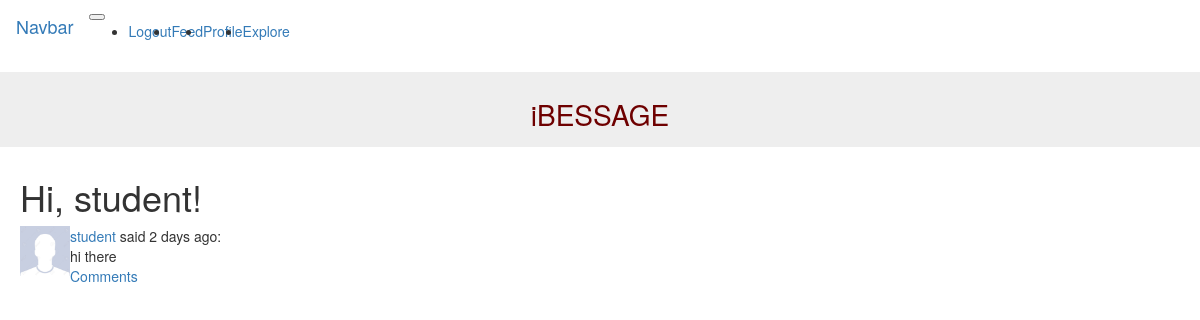
The page /explore (signed in) on the database as committed earlier.
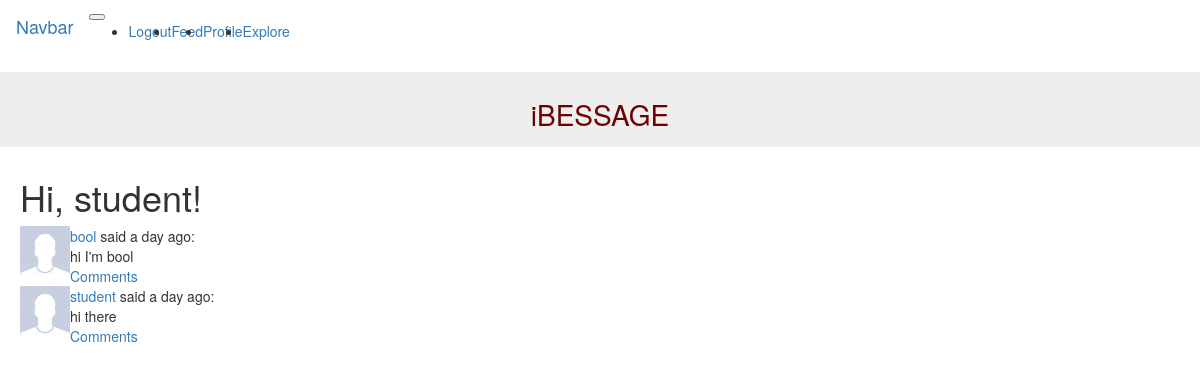
The same page on the database as committed later.
### app/models.py (models this page shows, shortened)
class User(UserMixin, db.Model):
    id = db.Column(db.Integer, primary_key=True)
    username = db.Column(db.String(64), index=True, unique=True)
    email = db.Column(db.String(120), index=True, unique=True)
    password_hash = db.Column(db.String(128))
    posts = db.relationship('Post', backref='author', lazy='dynamic')
    about_me = db.Column(db.String(140))
    last_seen = db.Column(db.DateTime, default=datetime.utcnow)
    followed = db.relationship(
        'User', secondary=followers,
        primaryjoin=(followers.c.follower_id == id),
        secondaryjoin=(followers.c.followed_id == id),
        backref=db.backref('followers', lazy='dynamic'), lazy='dynamic')

class Post(db.Model):
    id = db.Column(db.Integer, primary_key=True)
    body = db.Column(db.String(140))
    timestamp = db.Column(db.DateTime, index=True, default=datetime.utcnow)
    user_id = db.Column(db.Integer, db.ForeignKey('user.id'))

### app/routes.py (the view)
@app.route('/explore')
@login_required
def explore():
    posts = Post.query.order_by(Post.timestamp.desc()).all()
    return render_template('index.html', title='Explore', posts=posts)

### app/models.py (called while the page is built)
@login.user_loader
def load_user(id):
    return User.query.get(int(id))

### app/templates/index.html (shortened to what this page needs)
{% extends "base.html" %}
{% import 'bootstrap/wtf.html' as wtf %}
{% block appcontent %}
  <h1>Hi, {{ current_user.username }}!</h1>
  {% for post in posts %}
      {% include '_post.html' %}
  {% endfor %}
{% endblock %}

### app/templates/base.html (shortened to what this page needs)
{% extends 'bootstrap/base.html' %}
{% block styles %}
{{ super() }}
  <link rel="stylesheet" href="{{ url_for('static', filename='custom.css') }}" />
{% endblock %}
{% block navbar %}
<nav class="navbar navbar-expand-sm bg-dark navbar-dark">
  <a class="navbar-brand" href="#">Navbar</a>
  <button class="navbar-toggler" type="button" data-toggle="collapse" data-target="#collapsibleNavbar">
  </button>
  <div class="collapse navbar-collapse" id="collapsibleNavbar">
    <ul class="navbar-nav">
    {% if current_user.is_anonymous %}
      <li class="nav-item">
        <a class="nav-link" <a href="{{ url_for('login') }}">Login</a>
      </li>
      {% else %}
      <li class="nav-item">
        <a class="nav-link" href="{{ url_for('logout') }}">Logout</a>
      </li>
      <li class="nav-item">
        <a class="nav-link" href="{{ url_for('index') }}">Feed</a>
      </li>
      <li class="nav-item">
        <a class="nav-link" href="{{ url_for('profile') }}">Profile</a>
      </li>
      <li class="nav-item">
        <a href="{{ url_for('explore') }}">Explore</a>
      </li>
      {% endif %}
    </ul>
  </div>
</nav>
{% endblock %}
{% block content %}
  <div class="jumbotron text-center">
    <h1>iBESSAGE</h1>
  </div>
<div class="appcontent">
{% block appcontent %}{% endblock %}
{% endblock %}

### app/templates/_post.html
<table>
    <tr valign="top">
        <td><img src="/static/avatar.jpg" width="50" height="50"></td>
        <td>
          <a href="{{ url_for('user', username=post.author.username) }}">
              {{ post.author.username }}
          </a>
            said {{ moment(post.timestamp).fromNow() }}:
                <br>
                {{ post.body }}
                <br>
                <a href="{{ url_for('comments', post_id=post.id) }}"> Comments </a>
        </td>
    </tr>
</table>

### app/static/custom.css (style rules this page uses)
.appcontent { padding-left: 20px; }
nav { padding-left: 0px; }

Rows that differ between the two databases and show on the page:
added Post: author.username "bool", timestamp "a day ago", body "hi I'm bool"
changed Post "hi there": timestamp "2 days ago" → "a day ago"
